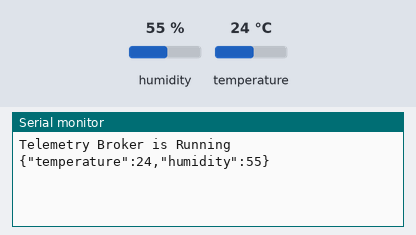
Bench run of a sketch on a simulated Arduino Uno, built with avr-gcc and run on an emulated ATmega328P. Parts: the last lines printed to the serial monitor. The inputs (shaded band) are chosen by the test bench; at power-on: humidity 55 %, temperature 24 °C.

Above: at 4.8 s.
4.9 s: humidity set to 22 %
At 7.5 s:
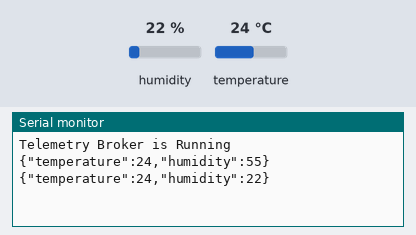
7.9 s: temperature set to 12 °C
At 8.9 s:
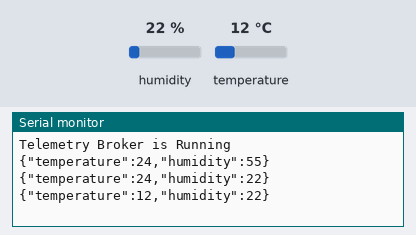
10.9 s: humidity set to 40 %
At 12.5 s:
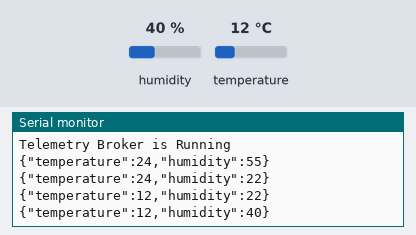
Timing chart, 0 to 14.0 s (numbered marks = the images above; inputs shaded):
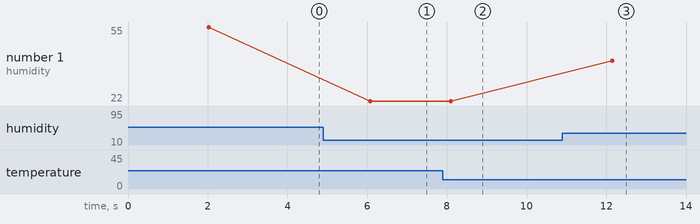

Measured:
- after the input at 4.9 s, the serial monitor: prints a new line after 1.2 s (image 1)
- after the input at 7.9 s, the serial monitor: prints a new line after 0.20 s (image 2)
- after the input at 10.9 s, the serial monitor: prints a new line after 1.3 s (image 3)
- plotted number 1: 55 → 22 after the input at 4.9 s, 22 → 40 after the input at 10.9 s

The sketch:

smartCoffee-telemetry.ino
```cpp
#include "DHT.h"
#include <ArduinoJson.h>

#define DHTPIN 2
#define DHTTYPE DHT11
DHT dht(DHTPIN, DHTTYPE);

float temperatureToSend;
float humidityToSend;


void setup() {
  Serial.begin(9600);
  Serial.println("Telemetry Broker is Running");
  dht.begin();
}

void loop() {
  // Read data every 2 seconds
  delay(2000);

  //init json tree
  StaticJsonBuffer<200> jsonBuffer;
  JsonObject& root = jsonBuffer.createObject();
  root["temperature"] = temperatureToSend;
  root["humidity"] = humidityToSend;

  //read sensor data
  float humidityCurrent = dht.readHumidity();
  float temperatureCurrent = dht.readTemperature();

  if (isnan(humidityCurrent) || isnan(temperatureCurrent)) {
    Serial.println("Failed to Read from!");
    return;
  }

  //check if the data has changed and prepare json to send
  if (temperatureCurrent != temperatureToSend || humidityCurrent != humidityToSend) {
    temperatureToSend = temperatureCurrent;
    humidityToSend = humidityCurrent;
    root["temperature"] = temperatureToSend;
    root["humidity"] = humidityToSend;
    root.printTo(Serial);
    Serial.println("");
  }
}
```
